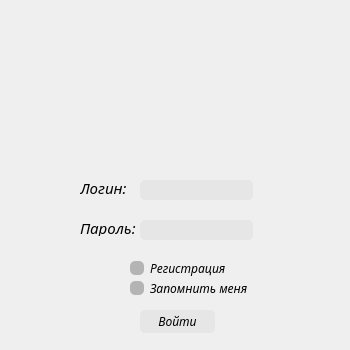
<?xml version="1.0" encoding="UTF-8"?>
<ui version="4.0">
 <class>Widget</class>
 <widget class="QWidget" name="Widget">
  <property name="geometry">
   <rect>
    <x>0</x>
    <y>0</y>
    <width>350</width>
    <height>350</height>
   </rect>
  </property>
  <property name="minimumSize">
   <size>
    <width>350</width>
    <height>350</height>
   </size>
  </property>
  <property name="maximumSize">
   <size>
    <width>350</width>
    <height>350</height>
   </size>
  </property>
  <property name="sizeIncrement">
   <size>
    <width>350</width>
    <height>250</height>
   </size>
  </property>
  <property name="baseSize">
   <size>
    <width>350</width>
    <height>350</height>
   </size>
  </property>
  <property name="windowTitle">
   <string>Вход</string>
  </property>
  <widget class="QPushButton" name="pushButton">
   <property name="geometry">
    <rect>
     <x>140</x>
     <y>310</y>
     <width>75</width>
     <height>23</height>
    </rect>
   </property>
   <property name="sizePolicy">
    <sizepolicy hsizetype="Minimum" vsizetype="Fixed">
     <horstretch>175</horstretch>
     <verstretch>175</verstretch>
    </sizepolicy>
   </property>
   <property name="baseSize">
    <size>
     <width>100</width>
     <height>100</height>
    </size>
   </property>
   <property name="font">
    <font>
     <family>Noto Sans Light</family>
     <italic>true</italic>
    </font>
   </property>
   <property name="styleSheet">
    <string notr="true">QPushButton{
    border: none;
    background-color:rgb(230,230,230);
    border-radius: 5px;
    }
    QPushButton:pressed {
    background-color:rgb(180,180,180);
    }</string>
   </property>
   <property name="text">
    <string>Войти</string>
   </property>
  </widget>
  <widget class="QLineEdit" name="lineEdit">
   <property name="geometry">
    <rect>
     <x>140</x>
     <y>180</y>
     <width>113</width>
     <height>20</height>
    </rect>
   </property>
   <property name="styleSheet">
    <string notr="true">QLineEdit{
    border: none;
    background-color:rgb(230,230,230);
    border-radius: 5px;
    }</string>
   </property>
   <property name="maxLength">
    <number>25</number>
   </property>
  </widget>
  <widget class="QLineEdit" name="lineEdit_2">
   <property name="geometry">
    <rect>
     <x>140</x>
     <y>220</y>
     <width>113</width>
     <height>20</height>
    </rect>
   </property>
   <property name="toolTip">
    <string>Пароль</string>
   </property>
   <property name="toolTipDuration">
    <number>3</number>
   </property>
   <property name="styleSheet">
    <string notr="true">QLineEdit{
    border: none;
    background-color:rgb(230,230,230);
    border-radius: 5px;
    }</string>
   </property>
   <property name="inputMethodHints">
    <set>Qt::ImhNone</set>
   </property>
   <property name="maxLength">
    <number>25</number>
   </property>
   <property name="echoMode">
    <enum>QLineEdit::Normal</enum>
   </property>
  </widget>
  <widget class="QLabel" name="label">
   <property name="geometry">
    <rect>
     <x>80</x>
     <y>180</y>
     <width>47</width>
     <height>16</height>
    </rect>
   </property>
   <property name="font">
    <font>
     <family>Noto Serif Light</family>
     <pointsize>11</pointsize>
     <italic>true</italic>
    </font>
   </property>
   <property name="text">
    <string>Логин:</string>
   </property>
  </widget>
  <widget class="QLabel" name="label_2">
   <property name="geometry">
    <rect>
     <x>80</x>
     <y>220</y>
     <width>61</width>
     <height>16</height>
    </rect>
   </property>
   <property name="font">
    <font>
     <family>Noto Serif Light</family>
     <pointsize>11</pointsize>
     <italic>true</italic>
    </font>
   </property>
   <property name="text">
    <string>Пароль:</string>
   </property>
  </widget>
  <widget class="QCheckBox" name="checkBox">
   <property name="geometry">
    <rect>
     <x>130</x>
     <y>280</y>
     <width>121</width>
     <height>17</height>
    </rect>
   </property>
   <property name="font">
    <font>
     <family>Noto Sans Light</family>
     <pointsize>9</pointsize>
     <italic>true</italic>
    </font>
   </property>
   <property name="styleSheet">
    <string notr="true">QCheckBox::indicator{
    border: none;
    background-color:rgb(230,230,230);
    border-radius: 5px;
}

QCheckBox::indicator:unchecked {
     background-color:rgb(180,180,180);
 }

QCheckBox::indicator:checked {
     background-color:rgb(66,66,66);
 }
</string>
   </property>
   <property name="text">
    <string>Запомнить меня</string>
   </property>
  </widget>
  <widget class="QCheckBox" name="checkBox_2">
   <property name="geometry">
    <rect>
     <x>130</x>
     <y>260</y>
     <width>101</width>
     <height>17</height>
    </rect>
   </property>
   <property name="font">
    <font>
     <family>Noto Sans Light</family>
     <pointsize>9</pointsize>
     <italic>true</italic>
    </font>
   </property>
   <property name="styleSheet">
    <string notr="true">QCheckBox::indicator{
    border: none;
    background-color:rgb(230,230,230);
    border-radius: 5px;
}

QCheckBox::indicator:unchecked {
     background-color:rgb(180,180,180);
 }

QCheckBox::indicator:checked {
     background-color:rgb(66,66,66);
 }
</string>
   </property>
   <property name="text">
    <string>Регистрация</string>
   </property>
  </widget>
  <widget class="QLabel" name="label_3">
   <property name="geometry">
    <rect>
     <x>60</x>
     <y>40</y>
     <width>230</width>
     <height>90</height>
    </rect>
   </property>
   <property name="text">
    <string/>
   </property>
  </widget>
 </widget>
 <resources/>
 <connections/>
</ui>
